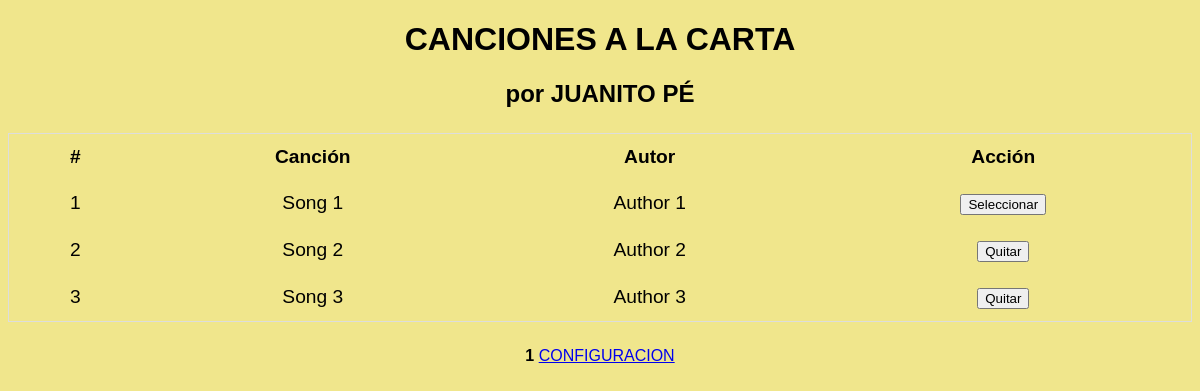
/1, run on an earlier commit of the app's database.
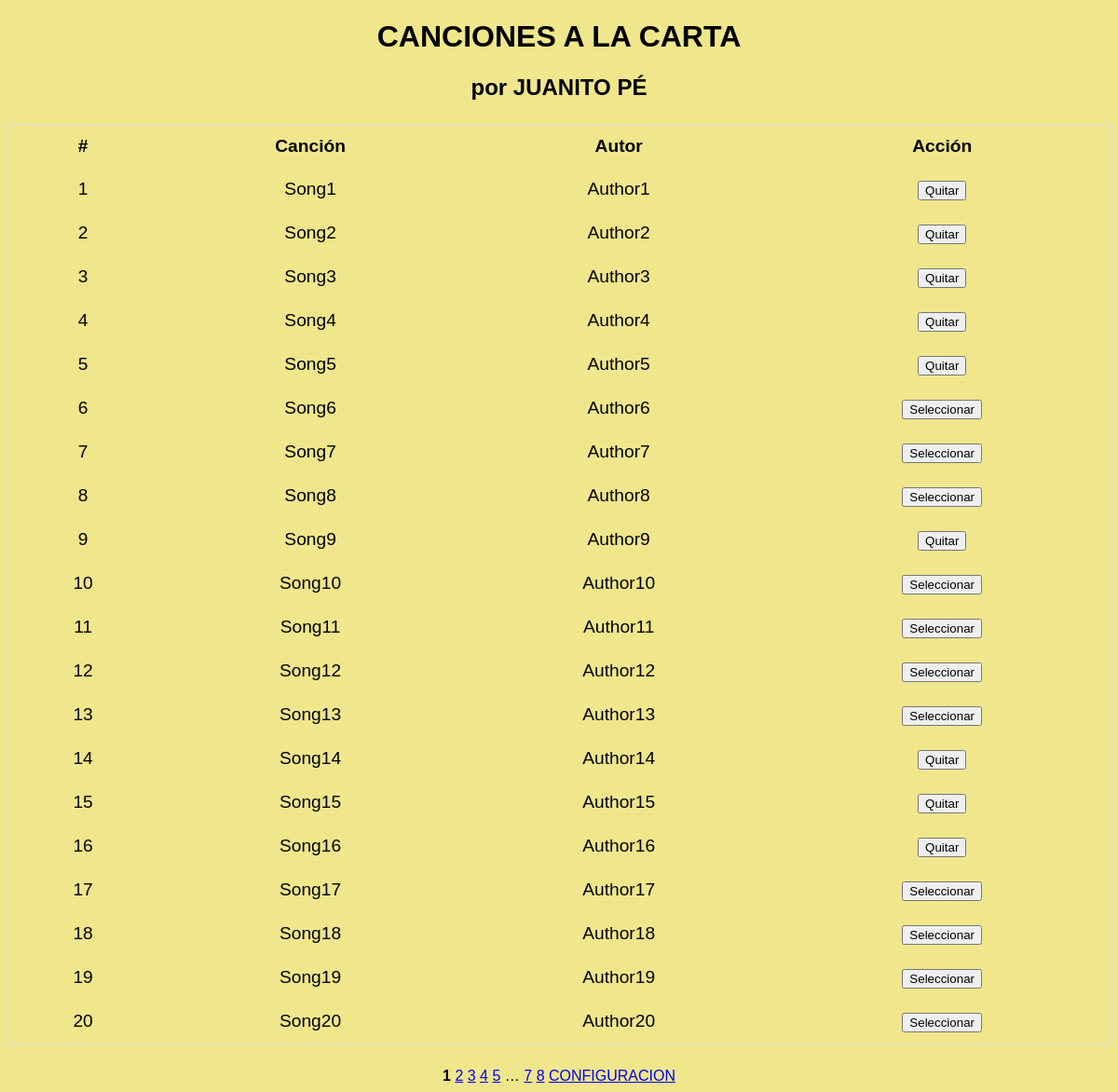
And on a later commit of the database.
### models/playlist.py (models this page shows)
class PlayList(db.Model):
    __tablename__ = "playlist"
    id = db.Column(db.Integer, primary_key=True)
    name = db.Column(db.String(80), nullable=False)
    author = db.Column(db.String(80), nullable=False)
    selected = db.Column(db.Boolean, default=False)

### app.py (the view)
@app.route('/<int:page_num>')
def user(page_num):
    songs = PlayList.query.paginate(per_page=20, page=page_num,error_out=True)
    return render_template('user.html', songs=songs)

### templates/user.html (shortened to what this page needs)
<!DOCTYPE html>
<html>
<head>
    <link rel="stylesheet" type="text/css" href="../static/styles.css">
</head>
<body>
    <h1>CANCIONES A LA CARTA</h1>
    <h2>por JUANITO PÉ</h2>
    <table class="styled-table">
        <thead>
            <tr>
                <th>#</th>
                <th>Canción</th>
                <th>Autor</th>
                <th>Acción</th>
            </tr>
        </thead>
        <tbody>
            {% for song in songs.items %}
                <tr>
                    <td>{{ song.id }}</td>
                    <td>{{ song.name }}</td>
                    <td>{{ song.author }}</td>
                    <td>
                        {% if song.selected %}
                            <form method="POST" action="{{ url_for('deselect_song', song_id=song.id) }}" style="display:inline;">
                            <button type="submit">Quitar</button>
                            </form>
                        {% else %}
                            <form method="POST" action="{{ url_for('select_song', song_id=song.id) }}" style="display:inline;">
                                <button type="submit">Seleccionar</button>
                            </form>
                        {% endif %}
                    </td>
                </tr>
            {% endfor %}
        </tbody>
    </table>
    {% for page in songs.iter_pages() %}
      {% if page %}
        {% if page != songs.page %}
          <a href="{{ url_for('user', page_num=page) }}">{{ page }}</a>
        {% else %}
          <strong>{{ page }}</strong>
        {% endif %}
      {% else %}
        <span class=ellipsis>…</span>
      {% endif %}
    {% endfor %}
    <a href="{{ url_for('admin_panel.index') }}">CONFIGURACION</a>
</body>
</html>

### static/styles.css (style rules this page uses)
body { background-color: #f0e68c; font-family: Arial, sans-serif; text-align: center; }
.styled-table { border-collapse: collapse; margin: 25px auto; font-size: 1.2em; width: 100%; text-align: center; border: 1px solid #dddddd; }
.styled-table th, .styled-table td { padding: 12px 15px; }

What changed in the data, as far as the page shows it:
changed PlayList id 1: name "Song 1" → "Song1"; author "Author 1" → "Author1"; selected "Seleccionar" → "Quitar"
changed PlayList id 2: name "Song 2" → "Song2"; author "Author 2" → "Author2"
changed PlayList id 3: name "Song 3" → "Song3"; author "Author 3" → "Author3"
added PlayList: id "4", name "Song4", author "Author4"
added PlayList: id "5", name "Song5", author "Author5"
added PlayList: id "6", name "Song6", author "Author6"
added PlayList: id "7", name "Song7", author "Author7"
added PlayList: id "8", name "Song8", author "Author8"
added PlayList: id "9", name "Song9", author "Author9"
added PlayList: id "10", name "Song10", author "Author10"
added PlayList: id "11", name "Song11", author "Author11"
added PlayList: id "12", name "Song12", author "Author12"
added PlayList: id "13", name "Song13", author "Author13"
added PlayList: id "14", name "Song14", author "Author14"
added PlayList: id "15", name "Song15", author "Author15"
added PlayList: id "16", name "Song16", author "Author16"
added PlayList: id "17", name "Song17", author "Author17"
added PlayList: id "18", name "Song18", author "Author18"
added PlayList: id "19", name "Song19", author "Author19"
added PlayList: id "20", name "Song20", author "Author20"
Also different on the page:
new list line: "2"
new list line: "3"
new list line: "4"
new list line: "5"
new list line: "7"
new list line: "8"
